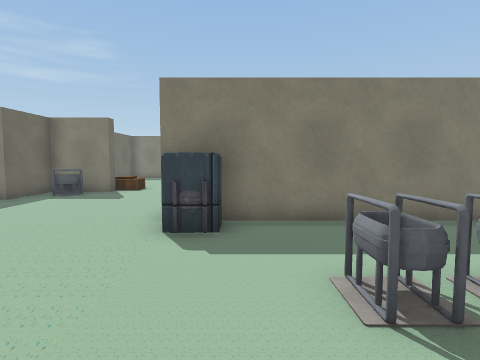
View 1 (above)

16 first-person views from a walk through a 3-D level made in the Unity game engine. The camera is 1.3 m above the floor, tilts 4° down and sees 80° across. The floor is counted in squares, 1 m on a side. Each view is taken from the middle of a square. On the plan, view 1 faces up. The plan holds only what a view shows up to about 13 squares ahead; the rest is blank. The player character is not drawn. Some animated figures are left out. Some surface patterns are stand-ins.

View 2
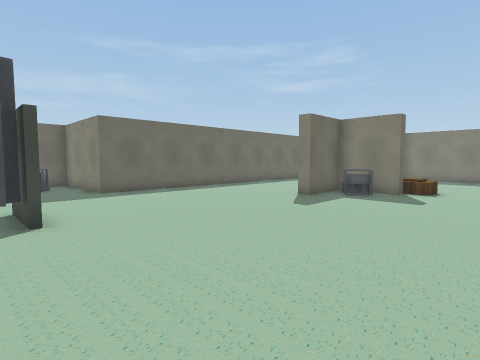

View 3
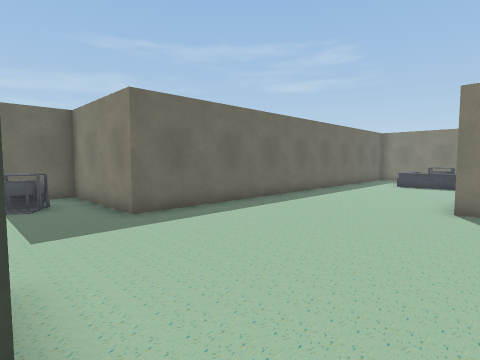

View 4
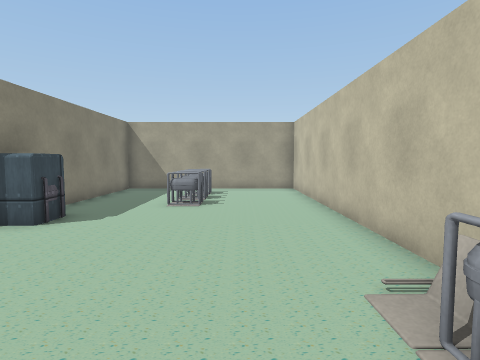

View 5
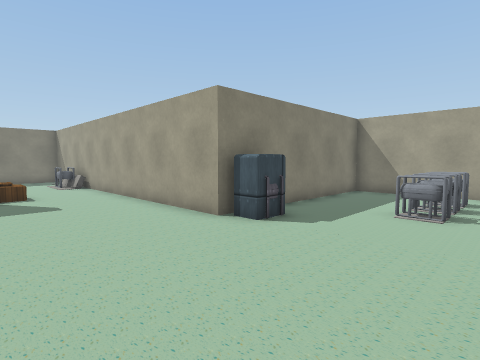

View 6
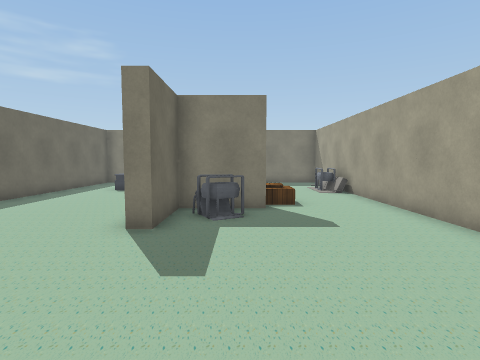

View 7
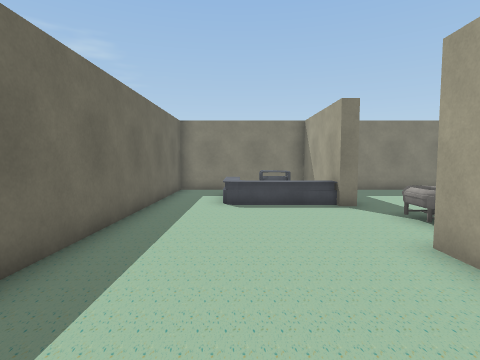

View 8
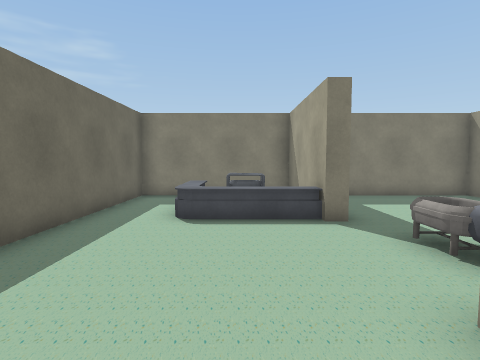

View 9
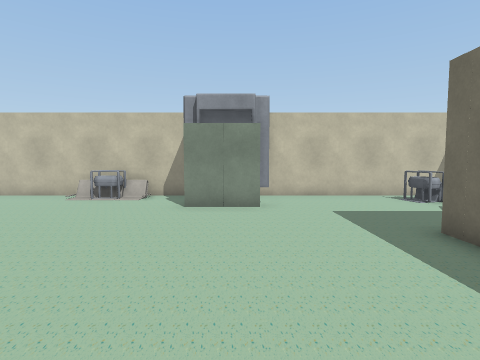

View 10
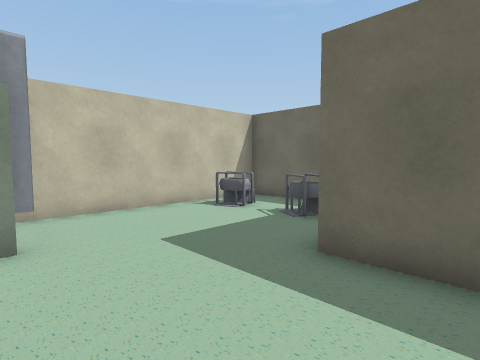

View 11
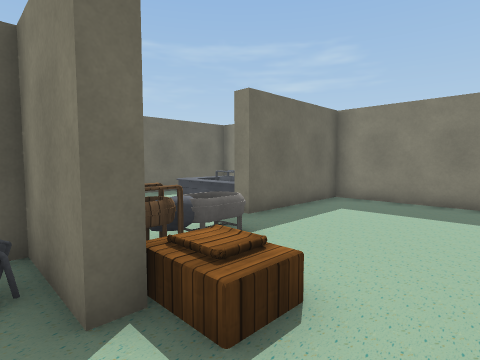

View 12
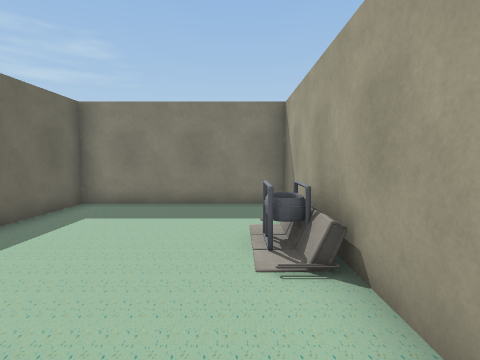

View 13
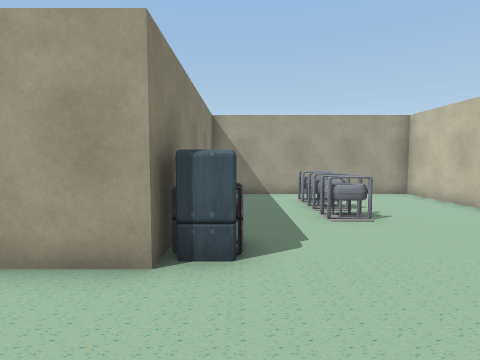

View 14
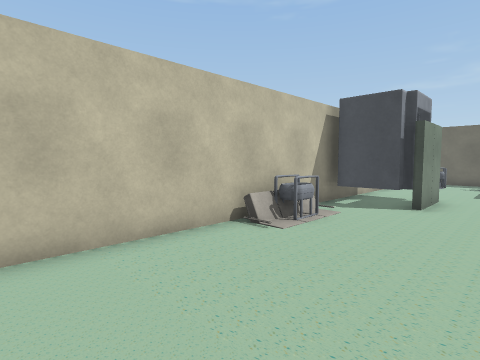

View 15
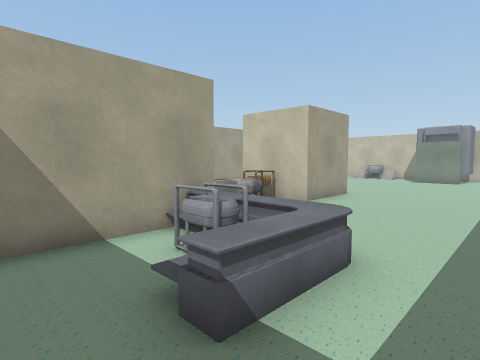

View 16
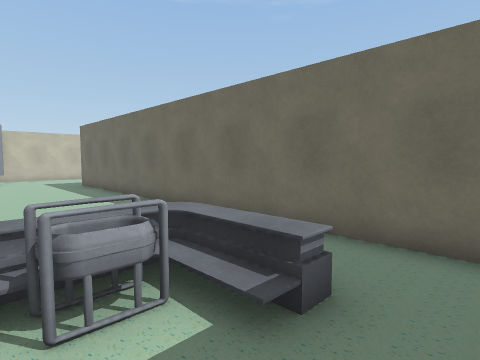

### Floor plan
Points are (right, up) in squares from view 1. A wall is a line through its corners. A room is listed if a view was taken in it or the views show most of it. See-through windows are left out.
Room 1 (views 1, 2, 3, 4, 5, 6, 7, 8, 9, 10, 11, 12, 13, 14, 15, 16)
walls: (-7.7, 9.3) (-8.2, 9.3) (-8.2, 12.1) (-5.3, 12.1) (-5.3, 11.7) (-7.7, 11.7) (-7.7, 9.3); (-1.7, 17.4) (-1.7, 20.5) (-7.7, 20.5) (-7.7, 16) (-8.2, 16) (-8.2, 20.5) (-13.6, 20.5) (-13.6, 4) (-18.1, 4) (-18.1, -1.4) (5.9, -1.4) (5.9, 6) (-1.7, 6) (-1.7, 15.5)
objects: other object (-16, 0); other object (-16, 2) to (-16, 3); other object (-11, 0) to (-8, 1); other object (-11, 17) to (-10, 19); other object (-7, 10) to (-6, 11); other object (-7, 14); other object (-7, 15); other object (-6, -1) to (-5, -1); other object (-6, 13); other object (-2, 16) to (-2, 17); machine (-1, 5) to (0, 5); other object (2, 2) to (2, 3); other object (3, 2) to (3, 3); other object (4, 2) to (4, 3)

Positions as (right, up) in squares from view 1, and headings:
1: (0, 0), facing up
2: (-2, 0), facing up-left
3: (-7, 1), facing up-left
4: (-7, 1), facing right
5: (-6, 1), facing up-right
6: (-6, 4), facing up
7: (-11, 8), facing up
8: (-10, 10), facing up
9: (-10, 9), facing down
10: (-10, 6), facing down-left
11: (-3, 11), facing up-left
12: (-3, 12), facing up
13: (-5, 5), facing right
14: (0, 3), facing down-left
15: (-13, 20), facing down-right
16: (-9, 20), facing down-left
